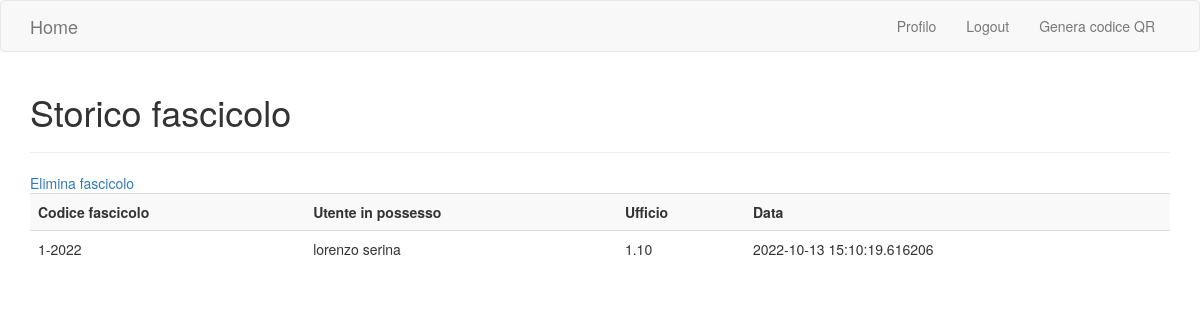
The page /fascicoli/1-2022 (signed in) on the database its author committed.
### app/models.py (models this page shows, shortened)
class Files(db.Model):
    id = db.Column(db.Integer, primary_key=True)
    code = db.Column(db.String(32), index=True)
    created = db.Column(db.DateTime, index=True, default=datetime.utcnow)
    user_id = db.Column(db.Integer, nullable=False)

class User(UserMixin, db.Model):
    id = db.Column(db.Integer, primary_key=True)
    nome = db.Column(db.String(32), index=True)
    cognome = db.Column(db.String(32), index=True)
    email = db.Column(db.String(64), index=True, unique=True)
    password = db.Column(db.String(128))
    ufficio = db.Column(db.String(32), index=True)

### app/fascicoli.py (the view)
@bp.route('/<code>', methods=('GET', 'POST'))
@login_required
def file_details(code):
    files = Files.query.filter_by(code=code).join(User, User.id==Files.user_id).add_columns(User.nome, User.cognome, User.ufficio, Files.code, Files.created).order_by(Files.created).all()
    return render_template('qr_generation/file_details.html', title=current_app.config["LABELS"]["storico_fascicolo"], files=files, code=code)

### app/models.py (called while the page is built)
@login.user_loader
def load_user(id):
    return User.query.get(int(id))

### app/templates/qr_generation/file_details.html
{% extends "base.html" %}
{% block app_content %}
    <h1>{{ config.LABELS.storico_fascicolo }}</h1>
    <hr>
    <a href="{{ url_for('fascicoli.file_delete', code=code) }}">{{ config.LABELS.elimina_fascicolo }}</a>
    <table id="data" class="table table-striped">
        <tr>
          <th>Codice fascicolo</th>
          <th>Utente in possesso</th>
          <th>Ufficio</th>
          <th>Data</th>
        </tr>
        {% for fascicolo in files %}
        <tr>
          <td>{{ fascicolo.code }}</td>
          <td>{{ fascicolo.nome +" "+ fascicolo.cognome }}</td>
          <td>{{ fascicolo.ufficio }}</td>
          <td>{{ fascicolo.created }}</td>
        </tr>
        {% endfor %}
    </table>
{% endblock %}

### app/templates/base.html (shortened to what this page needs)
{% extends 'bootstrap/base.html' %}
{% block navbar %}
    <nav class="navbar navbar-default">
        <div class="container">
            <div class="navbar-header">
                <a class="navbar-brand" href="{{ url_for('index') }}">Home</a>
            </div>
            <div class="collapse navbar-collapse" id="navbar">
                <ul class="nav navbar-nav navbar-right">
                    {% if current_user.is_anonymous %}
                        <li><a href="{{ url_for('auth.login') }}">{{ config.LABELS.login }}</a></li>
                    {% else %}
                        <li><a href="{{ url_for('user.user', id=current_user.id) }}">{{ config.LABELS.profilo }}</a></li>
                        <li><a href="{{ url_for('auth.logout') }}">{{ config.LABELS.logout }}</a></li>
                        <li><a href="{{ url_for('fascicoli.generation') }}">{{ config.LABELS.genera }}</a></li>
                    {% endif %}
                </ul>
            </div>
        </div>
    </nav>
{% endblock %}
{% block content %}
    <div class="container">
        {% block app_content %}{% endblock %}
    </div>
{% endblock %}

### rows shown on the page
Files: code "1-2022", cognome "lorenzo serina", ufficio "1.10", created "2022-10-13 15:10:19.616206"

### other values the page prints
{{ config.LABELS.profilo }} "Profilo"
{{ config.LABELS.logout }} "Logout"
{{ config.LABELS.genera }} "Genera codice QR"
{{ config.LABELS.storico_fascicolo }} "Storico fascicolo"
{{ config.LABELS.elimina_fascicolo }} "Elimina fascicolo"
